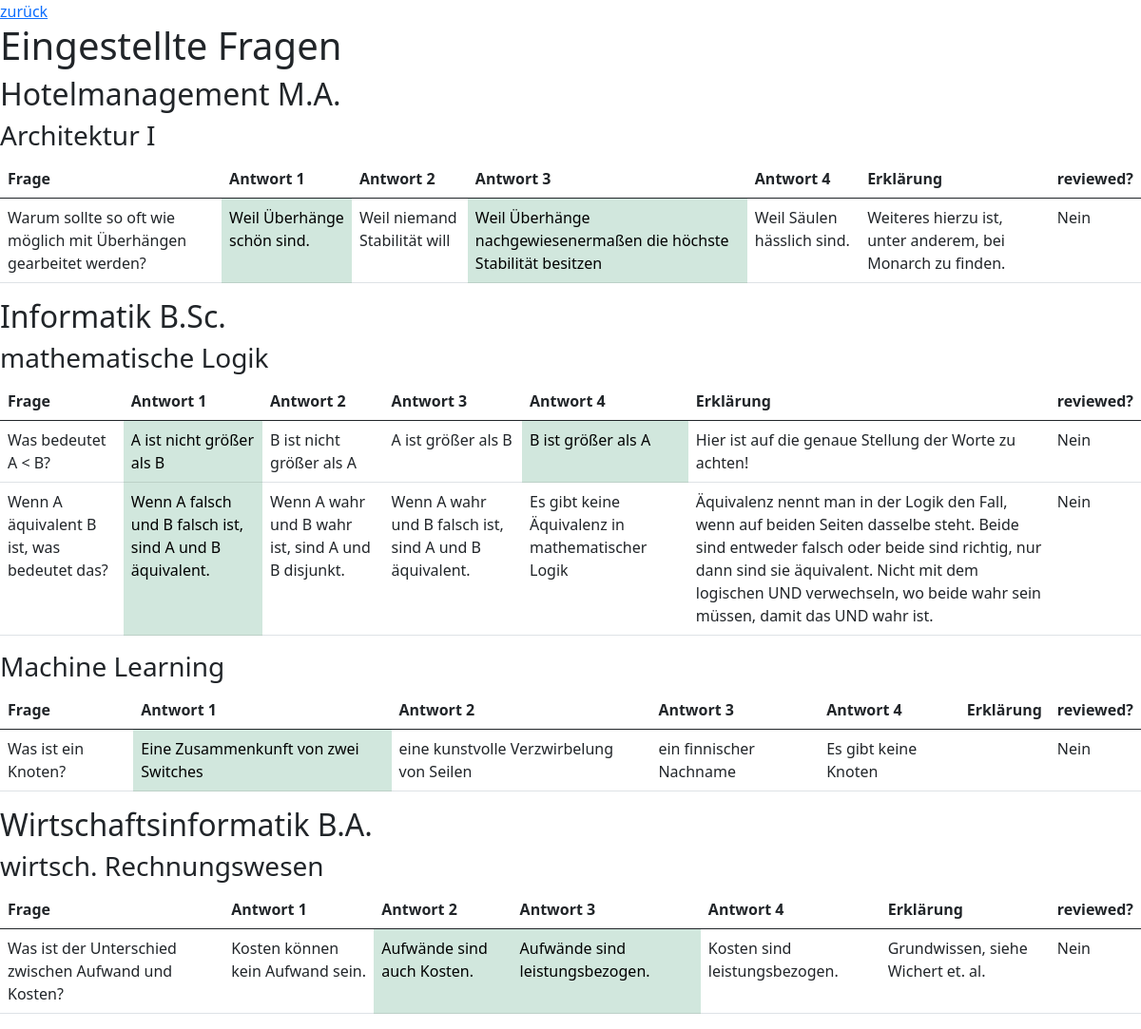
Page /listQuestions.php (signed in) on the committed database.
### tables this page shows
CREATE TABLE `questions` (
  `ID` bigint(20) NOT NULL,
  `subject` varchar(255) DEFAULT NULL,
  `class` varchar(255) DEFAULT NULL,
  `question` text DEFAULT NULL,
  `bAnsw1` tinyint(1) NOT NULL DEFAULT 0,
  `Answer1` text DEFAULT NULL,
  `bAnsw2` tinyint(1) NOT NULL DEFAULT 0,
  `Answer2` text DEFAULT NULL,
  `bAnsw3` tinyint(1) NOT NULL DEFAULT 0,
  `Answer3` text DEFAULT NULL,
  `bAnsw4` tinyint(1) NOT NULL DEFAULT 0,
  `Answer4` text DEFAULT NULL,
  `explanation` text DEFAULT NULL,
  `time` timestamp NOT NULL DEFAULT current_timestamp(),
  `bIsReviewed` tinyint(1) NOT NULL DEFAULT 0,
  `isFlagged` tinyint(1) NOT NULL DEFAULT 0
);

### listQuestions.php (the view, shortened to what this page needs)
<?php
    include "o_header.php";
?>
<!DOCTYPE html>
<html>
    <head>
        <link href="bootstrap/css/bootstrap.min.css" rel="stylesheet">
    </head>
    <body>
        <a href="menu.php">zurück</a>
        <h1>Eingestellte Fragen</h1>
        <?php
            $stmt = $dbh->query("select * from questions order by subject asc");
            $subject_name2 = "";
            while($row = $stmt->fetch()){
                $subject_name = $row['subject'];
                if($subject_name != $subject_name2){
                    echo "<h2>" . $row['subject'] . "</h2>";
                    $subject_name2 = $row['subject'];
                    $class_name2 = "";
                    $stmt1 = $dbh->query("select * from questions where subject='" . $subject_name . "'");
                    while($row1 = $stmt1->fetch()){
                        $class_name = $row1['class'];
                        if($class_name != $class_name2){
                            echo "<h3>" . $row1['class'] . "</h3>";
                            $class_name2 = $row1['class'];
                            $stmt2 = $dbh->query("select * from questions where subject='" . $subject_name . "' and class='" . $class_name . "'");
                            echo "<table class=table>";
                            echo "<thead>";
                            echo "<th>Frage</th>";
                            echo "<th>Antwort 1</th>";
                            echo "<th>Antwort 2</th>";
                            echo "<th>Antwort 3</th>";
                            echo "<th>Antwort 4</th>";
                            echo "<th>Erklärung</th>";
                            echo "<th>reviewed?</th>";
                            echo "</thead>";
                            echo "<tbody>";
                            while($row2 = $stmt2->fetch()){
                                echo "<tr>";
                                echo "<td>" . $row2['question'] . "</td>";
                                if($row2['bAnsw1'] == "1"){
                                    echo "<td class=table-success>" . $row2['Answer1'] . "</td>";
                                }else{
                                    echo "<td>" . $row2['Answer1'] . "</td>";
                                }
                                if($row2['bAnsw2'] == "1"){
                                    echo "<td class=table-success>" . $row2['Answer2'] . "</td>";
                                }else{
                                    echo "<td>" . $row2['Answer2'] . "</td>";
                                }
                                if($row2['bAnsw3'] == "1"){
                                    echo "<td class=table-success>" . $row2['Answer3'] . "</td>";
                                }else{
                                    echo "<td>" . $row2['Answer3'] . "</td>";
                                }
                                if($row2['bAnsw4'] == "1"){
                                    echo "<td class=table-success>" . $row2['Answer4'] . "</td>";
                                }else{
                                    echo "<td>" . $row2['Answer4'] . "</td>";
                                }
                                echo "<td>" . $row2['explanation'] . "</td>";
                                echo "<td>";
                                if($row2['bIsReviewed'] == "0"){
                                    echo "Nein";
                                }else{
                                    echo "Ja";
                                }
                                echo "</td>";
                                echo "</tr>";
                            }
                            echo "</tbody>";
                            echo "</table>";
                        }
                    }
                }
            }
        ?>
    </body>
</html>

### rows in the picture
questions: subject "Hotelmanagement M.A.", class "Architektur I", question "Warum sollte so oft wie möglich mit Überhängen gearbeitet werden?", Answer1 "Weil Überhänge schön sind.", Answer2 "Weil niemand Stabilität will", Answer3 "Weil Überhänge nachgewiesenermaßen die höchste Stabilität besitzen", Answer4 "Weil Säulen hässlich sind.", explanation "Weiteres hierzu ist, unter anderem, bei Monarch zu finden.", bIsReviewed "Nein"
questions: subject "Informatik B.Sc.", class "mathematische Logik", question "Was bedeutet A < B?", Answer1 "A ist nicht größer als B", Answer2 "B ist nicht größer als A", Answer3 "A ist größer als B", Answer4 "B ist größer als A", explanation "Hier ist auf die genaue Stellung der Worte zu achten!", bIsReviewed "Nein"
questions: question "Wenn A äquivalent B ist, was bedeutet das?", Answer1 "Wenn A falsch und B falsch ist, sind A und B äquivalent.", Answer2 "Wenn A wahr und B wahr ist, sind A und B disjunkt.", Answer3 "Wenn A wahr und B falsch ist, sind A und B äquivalent.", Answer4 "Es gibt keine Äquivalenz in mathematischer Logik", explanation "Äquivalenz nennt man in der Logik den Fall, wenn auf beiden Seiten dasselbe steht. Beide sind entweder falsch oder beide sind richtig, nur dann sind sie äquivalent. Nicht mit dem logischen UND verwechseln, wo beide wahr sein müssen, damit das UND wahr ist.", bIsReviewed "Nein"
questions: class "Machine Learning", question "Was ist ein Knoten?", Answer1 "Eine Zusammenkunft von zwei Switches", Answer2 "eine kunstvolle Verzwirbelung von Seilen", Answer3 "ein finnischer Nachname", Answer4 "Es gibt keine Knoten", bIsReviewed "Nein"
questions: subject "Wirtschaftsinformatik B.A.", class "wirtsch. Rechnungswesen", question "Was ist der Unterschied zwischen Aufwand und Kosten?", Answer1 "Kosten können kein Aufwand sein.", Answer2 "Aufwände sind auch Kosten.", Answer3 "Aufwände sind leistungsbezogen.", Answer4 "Kosten sind leistungsbezogen.", explanation "Grundwissen, siehe Wichert et. al.", bIsReviewed "Nein"
